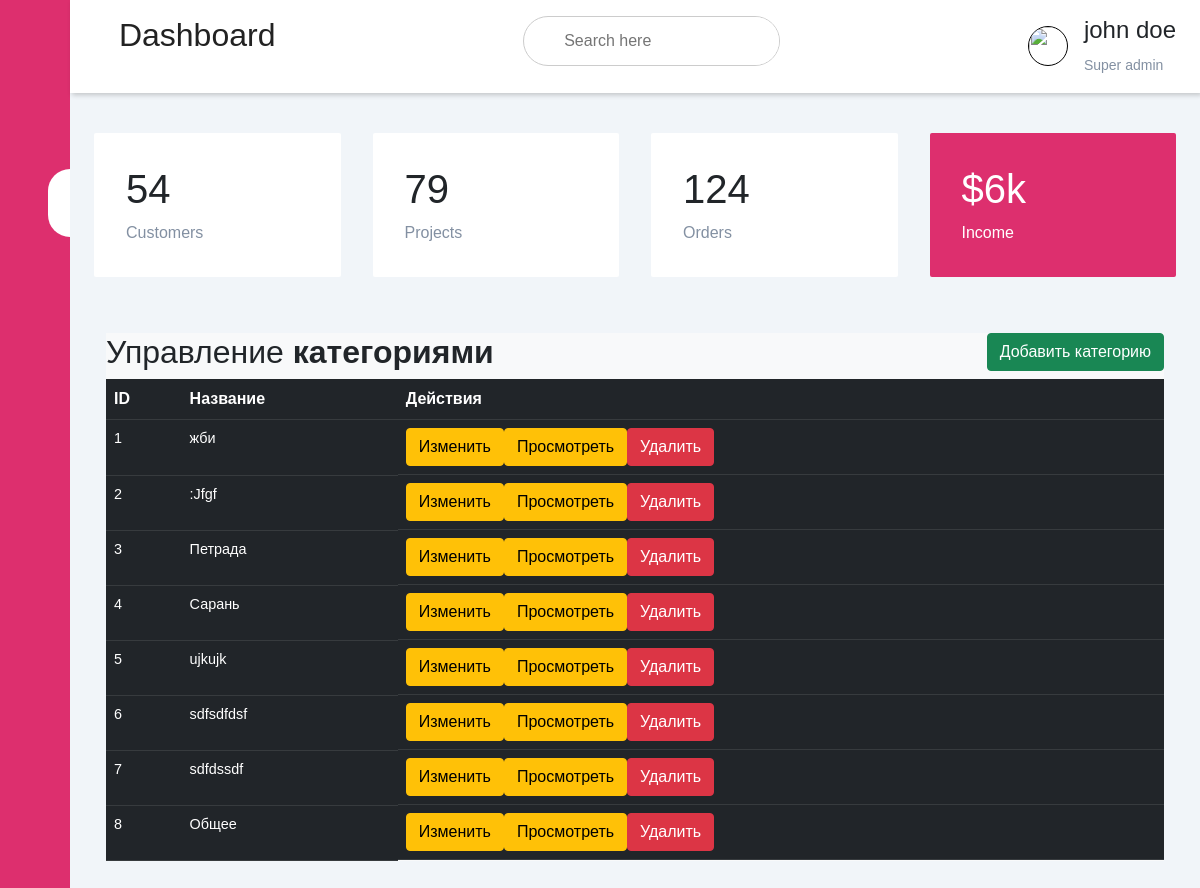
The app's page /edit/categories/ with its own data.
### app/models.py (models this page shows)
class Category(db.Model):  #
    __tablename__ = 'categories'
    id = Column(Integer(), primary_key=True)
    name = Column(String(250), nullable=False, unique=True)

### app/editor_bp/routes/category_routes.py (the view)
@blueprint.route('/categories/', methods=['GET', 'POST'])
def show_categories():
    categories = Category.query.all()
    return render_template('editor_bp/categories.html', categories=categories)

### app/editor_bp/templates/editor_bp/categories.html (shortened to what this page needs)
{% extends 'base_edit_template.html' %}
{% block head %}
<link rel="stylesheet" href="{{url_for('admin.static', filename = 'css/bootstrap.min.css')}}">
{% endblock %}
{%block sidebar_menu%}
<div class="sidebar">
    <div class="sidebar-brand">
        <h2> <span>Админ панель</span></h2>
    </div>
    <div class="sidebar-menu">
        <ul>
            <li>
                <a href="{{url_for('editor.add_record')}}" ><span class="las la-igloo"></span><span>Записи</span></a>
            </li>
            <li>
                <a href="" class="active"><span class="las la-users"></span><span>Категории</span></a>
            </li>
            <li>
                <a href="{{url_for('editor.menu')}}"><span class="las la-clipboard-list"></span><span>Меню</span></a>
            </li>
            <li>
                <a href=""><span class="las la-shopping-bag"></span><span>Быстрый доступ</span></a>
            </li>
            <li>
                <a href=""><span class="las la-receipt"></span><span>Партнеры</span></a>
            </li>
            <li>
                <a href=""><span class="las la-user-circle"></span><span>Правая панель</span></a>
            </li>
            <li>
                <a href=""><span class="las la-clipboard-list"></span><span>Метрики</span></a>
            </li>
        </ul>
    </div>
</div>
{%endblock%}
{% block header %}
{% include 'header.html' %}
{% endblock %}
{% block content %}
<div class="container">
<div class="row">
        <div class="col md-12">
            <div class="bg-light p3">
                <h2>Управление  <b>категориями</b>
                    <button type="button" class="btn btn-success float-end"
                            data-bs-toggle="modal" data-bs-target="#create_modal">Добавить категорию
                    </button>
                </h2>
                <table class="table table-hover table-dark">
                    <tr>
                        <th>ID</th>
                        <th>Название</th>
                        <th>Действия</th>
                    </tr>
                    {% for row in categories %}
                    <tr>
                        <td>{{ row.id }}</td>
                        <td>{{ row.name }}</td>
                        <td>
                            <a href="edit/update-category/{{row.id}}" class="btn btn-warning btn-xs" data-bs-toggle="modal"
                               data-bs-target="#edit_modal{{ row.id }}">Изменить</a>
                            <a href="{{url_for('editor.category', id=row.id)}}" class="btn btn-warning btn-xs" >Просмотреть</a>
                            <a href="delete-category/{{row.id}}" class="btn btn-danger btn-xs"
                               onclick="return confirm('Вы хотите удалить? ?')">Удалить</a>
                        </td>
                    </tr>
                    {% endfor%}
                </table>
            </div>
        </div>
</div>
</div>
{% endblock %}

### app/editor_bp/static/css/style.css (style rules this page uses)
:root { --main-color: #dd2f6e; --color-dark: #1d2231; --text-grey: #8390a2; }
* { padding: 0; margin: 0; box-sizing: border-box; list-style-type: none; text-decoration: none; font-family: 'Poppins', sans-serif; }
.sidebar { width: 345px; position: fixed; left: 0; top: 0; height: 100%; background: #dd2f6e; z-index: 100; transition: width 300ms; }
.sidebar-brand { height: 90px; padding: 1rem 0rem 1rem 2rem; color: #fff; }
.sidebar-menu { margin-top: 1rem; }
.sidebar-menu li { width: 100%; margin-bottom: 1.7rem; padding-left: 1rem; }
.sidebar-menu a { padding-left: 1rem; display: block; color: #fff; font-size: 1.1rem; }
.sidebar-menu a.active { background: #fff; padding-top:1rem; padding-bottom: 1rem; color: var(--main-color); border-radius: 30px 0px 0px 30px; }
.sidebar-menu a span:first-child { font-size: 1.5rem; padding-right: 1rem; }
table { border-collapse: collapse; }
td { padding: .5rem 1rem; font-size: 0.9rem; color: #fff; }
tr td:last-child { display: flex; align-items: center; }
body { font: 14px/21px "Lucida Sans", "Lucida Grande", "Lucida Sans Unicode", sans-serif; }
table tr td { color: #fff; }
@media only screen and (max-width: 1200px) { .sidebar { width: 70px; } }
@media only screen and (max-width: 1200px) { .sidebar .sidebar-brand, .sidebar li { padding-left: 1rem; text-align: center; } }
@media only screen and (max-width: 1200px) { .sidebar li a { padding-left: 0rem; } }

### records on screen
Category: id "1", name "жби"
Category: id "2", name ":Jfgf"
Category: id "3", name "Петрада"
Category: id "4", name "Сарань"
Category: id "5", name "ujkujk"
Category: id "6", name "sdfsdfdsf"
Category: id "7", name "sdfdssdf"
Category: id "8", name "Общее"
